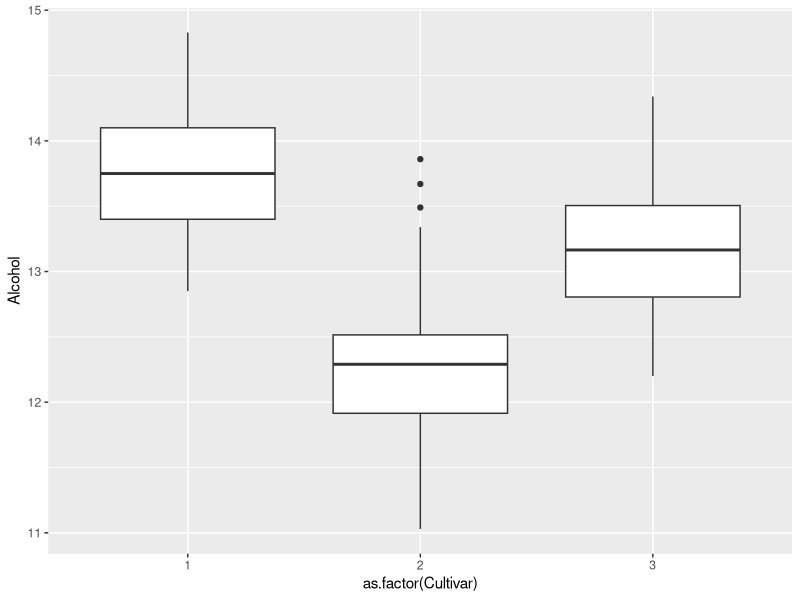

R code for this plot:
## ---- chunk 1

library(tidyverse)
library(conflicted)
library(viridis)
library(broom)

filter <- dplyr::filter

knitr::opts_chunk$set(echo = TRUE)
## ---- chunk 2
### sparrows.csv
read_csv('sparrows2.csv') -> sparrows

# different parameters
read_csv('sparrows2.csv', skip = 1, col_names = FALSE)

# difference between read_csv() and read.csv()
# mostly underscore functions don't coerce to factors and are faster
read_csv('sparrows2.csv')

read.csv('sparrows2.csv')

# have to specify delimiter
read_delim('sparrows2.csv')
## ---- chunk 3
### wine.tsv
read_tsv('wine2.tsv') -> wine
## ---- chunk 4
### rowan.csv
read_csv('rowan2.csv') -> rowan
## ---- chunk 5
# sparrows
sparrows %>% separate(skull_width_length, 
                      into = c('skull_width', 'skull_length'), 
                      sep = ';') -> sparrows_tidy
## ---- chunk 6
### wine
# look at what's in the phenol/flav column
wine %>% group_by(`phenol/flav`) %>% count()


# tidy
wine %>% spread(`phenol/flav`, value) -> wine_tidy
## ---- chunk 7
### rowan
# separate
rowan %>% separate(1, into = c('altitude',	'resp.rate',	'nesting',
                               'microphylla',	'oligodonta',	'sargentiana'),
                   sep = '\t')

# or realize it's tab delimited and re-read in as a tsv
read_tsv('rowan2.csv')

# continue tidying
rowan %>% separate(1, into = c('altitude',	'resp.rate',	'nesting',
                               'microphylla',	'oligodonta',	'sargentiana'),
                   sep = '\t',
                   convert = TRUE) %>%
  gather(species, leaf_length, microphylla:sargentiana) %>%
  na.omit() -> rowan_tidy
## ---- chunk 8

## ---- chunk 9
ggplot(wine_tidy, aes(x = as.factor(Cultivar), y = Alcohol)) + 
  geom_boxplot()
## ---- chunk 10
pairwise.t.test(wine_tidy$Alcohol, wine_tidy$Cultivar) %>% tidy()
## ---- chunk 11

## ---- chunk 12
